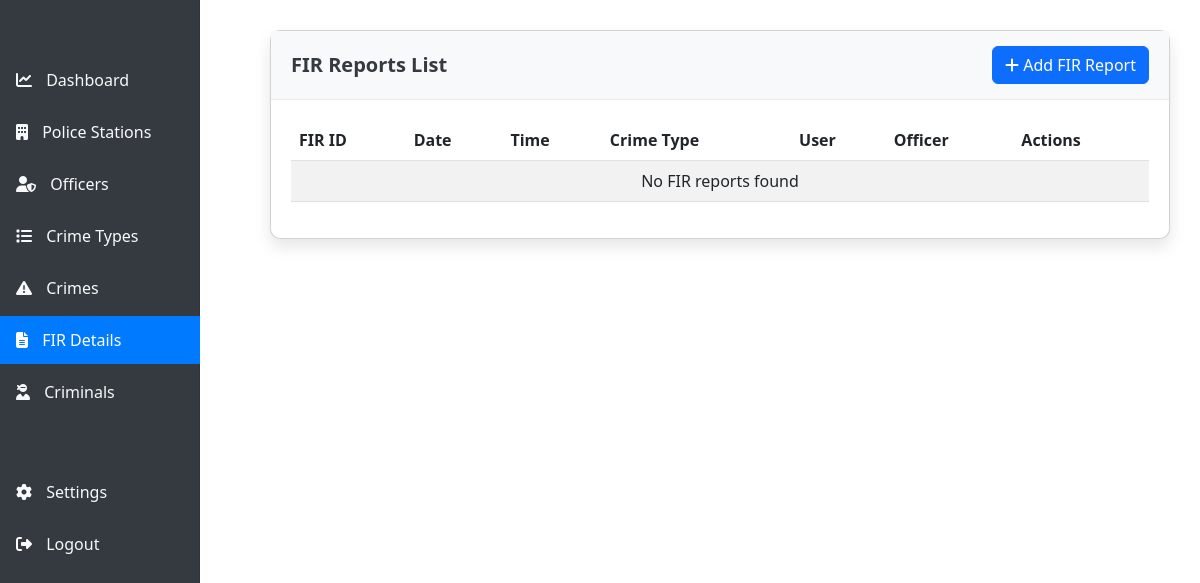
Before: /fir-details/ (signed in) with the older database file.
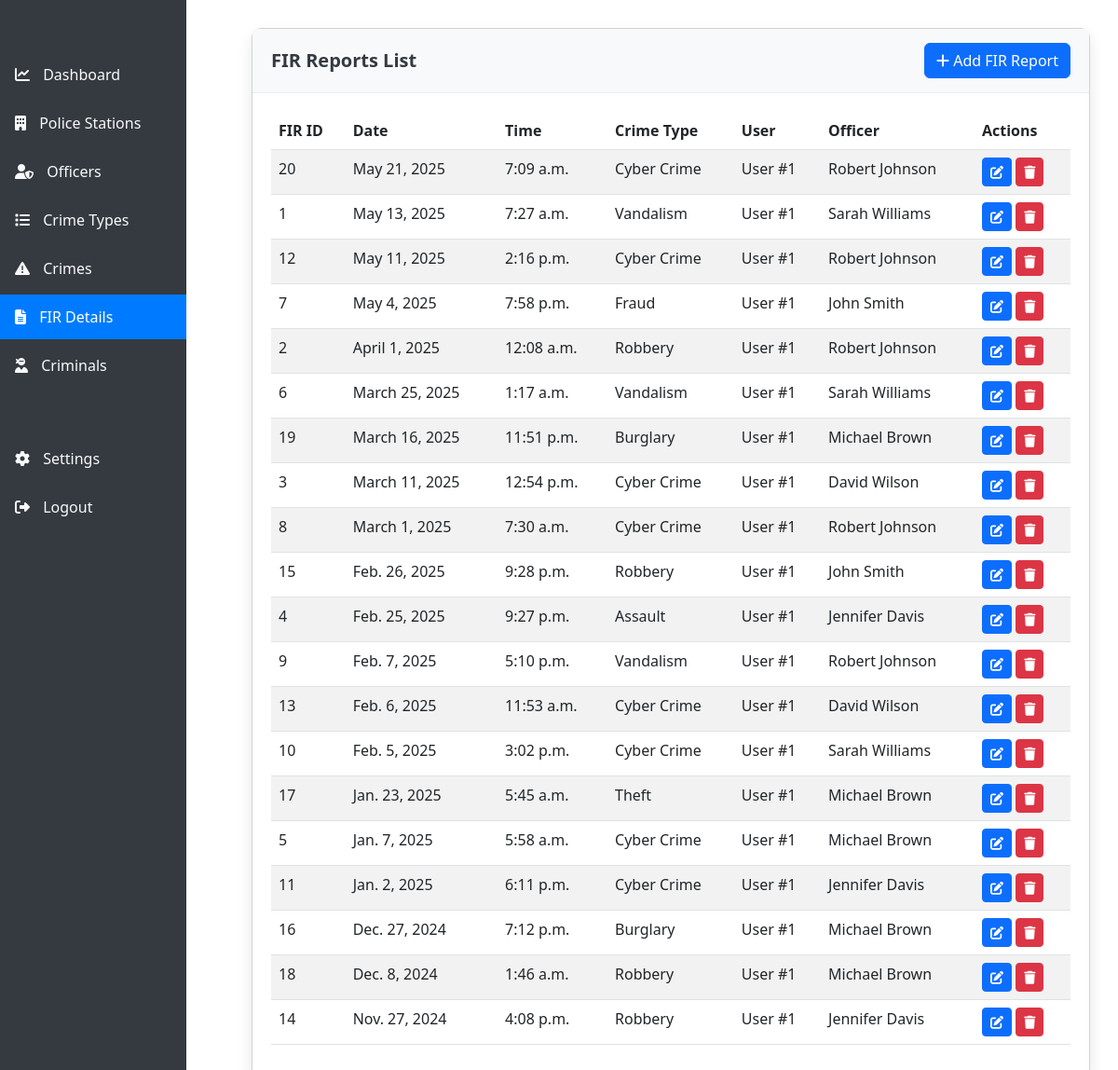
After: the same page with the newer database file.
### crime_management/models.py (models this page shows, shortened)
class FIRDetail(models.Model):
    fir_id = models.AutoField(primary_key=True)
    description = models.TextField(null=True, blank=True)
    date = models.DateField()
    time = models.TimeField(null=True, blank=True)
    crime = models.ForeignKey(Crime, on_delete=models.CASCADE)
    user = models.ForeignKey(User, on_delete=models.CASCADE)
    officer = models.ForeignKey(Officer, on_delete=models.CASCADE)

class Crime(models.Model):
    crime_id = models.AutoField(primary_key=True)
    crime_type = models.ForeignKey(CrimeType, on_delete=models.CASCADE)

class CrimeType(models.Model):
    crime_type_id = models.AutoField(primary_key=True)
    crime_type_name = models.CharField(max_length=100)
    description = models.TextField(null=True, blank=True)

class User(models.Model):
    user_id = models.AutoField(primary_key=True)
    admin = models.ForeignKey(Admin, on_delete=models.CASCADE)
    username = models.CharField(max_length=100, null=True, blank=True)

class Officer(models.Model):
    officer_id = models.AutoField(primary_key=True)
    name = models.CharField(max_length=100)
    off_rank = models.CharField(max_length=50, null=True, blank=True)
    contact = models.CharField(max_length=20, null=True, blank=True)
    station = models.ForeignKey(PoliceStation, on_delete=models.CASCADE)

### crime_management/views.py (the view)
# urls.py: path('fir-details/', views.fir_details, name='fir_details'),
@login_required
def fir_details(request):
    all_fir_details = FIRDetail.objects.all().order_by('-date', '-time')
    return render(request, 'fir_details.html', {'firs': all_fir_details})

### crime_management/templates/fir_details.html (shortened to what this page needs)
{% extends 'base.html' %}
{% block content %}
<div class="card">
    <div class="card-header d-flex justify-content-between align-items-center">
        <h5>FIR Reports List</h5>
        <a href="{% url 'add_fir' %}" class="btn btn-primary">
            <i class="fas fa-plus"></i> Add FIR Report
        </a>
    </div>
    <div class="card-body">
        <div class="table-responsive">
            <table class="table table-striped data-table">
                <thead>
                    <tr>
                        <th>FIR ID</th>
                        <th>Date</th>
                        <th>Time</th>
                        <th>Crime Type</th>
                        <th>User</th>
                        <th>Officer</th>
                        <th>Actions</th>
                    </tr>
                </thead>
                <tbody>
                    {% for fir in firs %}
                    <tr>
                        <td>{{ fir.fir_id }}</td>
                        <td>{{ fir.date }}</td>
                        <td>{{ fir.time|default:"-" }}</td>
                        <td>{{ fir.crime.crime_type.crime_type_name }}</td>
                        <td>User #{{ fir.user.user_id }}</td>
                        <td>{{ fir.officer.name }}</td>
                        <td>
                            <div class="action-buttons">
                                <a href="{% url 'edit_fir' fir.fir_id %}" class="btn btn-sm btn-primary" data-bs-toggle="tooltip" title="Edit">
                                    <i class="fas fa-edit"></i>
                                </a>
                                <a href="{% url 'delete_fir' fir.fir_id %}" class="btn btn-sm btn-danger delete-btn" data-bs-toggle="tooltip" title="Delete">
                                    <i class="fas fa-trash"></i>
                                </a>
                            </div>
                        </td>
                    </tr>
                    {% empty %}
                    <tr>
                        <td colspan="7" class="text-center">No FIR reports found</td>
                    </tr>
                    {% endfor %}
                </tbody>
            </table>
        </div>
    </div>
</div>
{% endblock %}

Changed rows visible on the page:
added FIRDetail: fir_id "20", date "May 21, 2025", time "7:09 a.m.", crime.crime_type.crime_type_name "Cyber Crime", user.user_id "1", officer.name "Robert Johnson"
added FIRDetail: fir_id "1", date "May 13, 2025", time "7:27 a.m.", crime.crime_type.crime_type_name "Vandalism", user.user_id "1", officer.name "Sarah Williams"
added FIRDetail: fir_id "12", date "May 11, 2025", time "2:16 p.m.", crime.crime_type.crime_type_name "Cyber Crime", user.user_id "1", officer.name "Robert Johnson"
added FIRDetail: fir_id "7", date "May 4, 2025", time "7:58 p.m.", crime.crime_type.crime_type_name "Fraud", user.user_id "1", officer.name "John Smith"
added FIRDetail: fir_id "2", date "April 1, 2025", time "12:08 a.m.", crime.crime_type.crime_type_name "Robbery", user.user_id "1", officer.name "Robert Johnson"
added FIRDetail: fir_id "6", date "March 25, 2025", time "1:17 a.m.", crime.crime_type.crime_type_name "Vandalism", user.user_id "1", officer.name "Sarah Williams"
added FIRDetail: fir_id "19", date "March 16, 2025", time "11:51 p.m.", crime.crime_type.crime_type_name "Burglary", user.user_id "1", officer.name "Michael Brown"
added FIRDetail: fir_id "3", date "March 11, 2025", time "12:54 p.m.", crime.crime_type.crime_type_name "Cyber Crime", user.user_id "1", officer.name "David Wilson"
added FIRDetail: fir_id "8", date "March 1, 2025", time "7:30 a.m.", crime.crime_type.crime_type_name "Cyber Crime", user.user_id "1", officer.name "Robert Johnson"
added FIRDetail: fir_id "15", date "Feb. 26, 2025", time "9:28 p.m.", crime.crime_type.crime_type_name "Robbery", user.user_id "1", officer.name "John Smith"
added FIRDetail: fir_id "4", date "Feb. 25, 2025", time "9:27 p.m.", crime.crime_type.crime_type_name "Assault", user.user_id "1", officer.name "Jennifer Davis"
added FIRDetail: fir_id "9", date "Feb. 7, 2025", time "5:10 p.m.", crime.crime_type.crime_type_name "Vandalism", user.user_id "1", officer.name "Robert Johnson"
added FIRDetail: fir_id "13", date "Feb. 6, 2025", time "11:53 a.m.", crime.crime_type.crime_type_name "Cyber Crime", user.user_id "1", officer.name "David Wilson"
added FIRDetail: fir_id "10", date "Feb. 5, 2025", time "3:02 p.m.", crime.crime_type.crime_type_name "Cyber Crime", user.user_id "1", officer.name "Sarah Williams"
added FIRDetail: fir_id "17", date "Jan. 23, 2025", time "5:45 a.m.", crime.crime_type.crime_type_name "Theft", user.user_id "1", officer.name "Michael Brown"
added FIRDetail: fir_id "5", date "Jan. 7, 2025", time "5:58 a.m.", crime.crime_type.crime_type_name "Cyber Crime", user.user_id "1", officer.name "Michael Brown"
added FIRDetail: fir_id "11", date "Jan. 2, 2025", time "6:11 p.m.", crime.crime_type.crime_type_name "Cyber Crime", user.user_id "1", officer.name "Jennifer Davis"
added FIRDetail: fir_id "16", date "Dec. 27, 2024", time "7:12 p.m.", crime.crime_type.crime_type_name "Burglary", user.user_id "1", officer.name "Michael Brown"
added FIRDetail: fir_id "18", date "Dec. 8, 2024", time "1:46 a.m.", crime.crime_type.crime_type_name "Robbery", user.user_id "1", officer.name "Michael Brown"
added FIRDetail: fir_id "14", date "Nov. 27, 2024", time "4:08 p.m.", crime.crime_type.crime_type_name "Robbery", user.user_id "1", officer.name "Jennifer Davis"
Other visible differences:
text no longer shown: "No FIR reports found"
